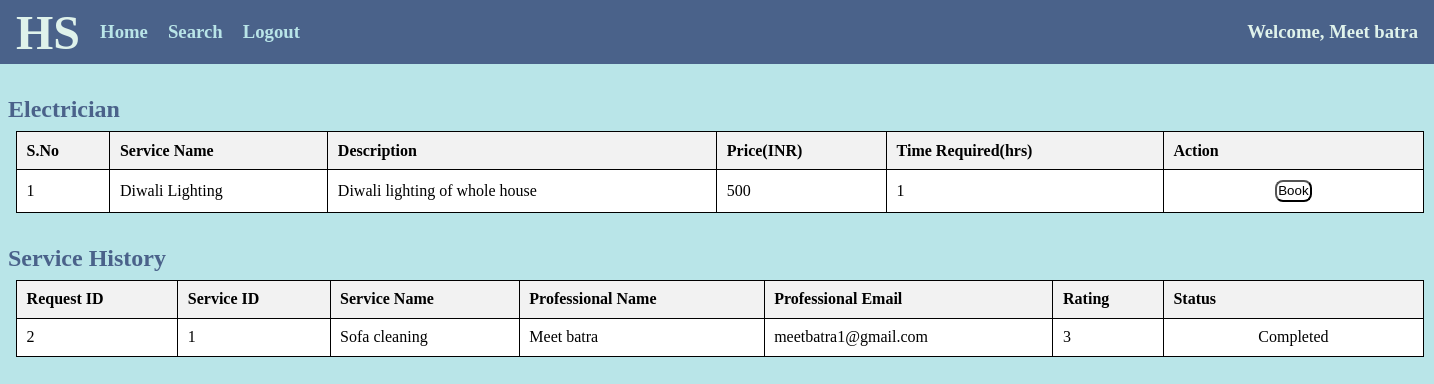
The app's page /1/service/electrician with its own data.
### app.py (models this page shows)
class Customer(db.Model):
    __tablename__="customers"
    id = db.Column(db.Integer, primary_key=True, autoincrement=True)
    name = db.Column(db.String, nullable=False)
    email = db.Column(db.String, unique=True, nullable=False)
    passw = db.Column(db.String, nullable=False)
    address = db.Column(db.String)
    pincode = db.Column(db.String, nullable=False)
    status = db.Column(db.String, nullable=False)

class Service(db.Model):
    __tablename__= "services"
    id = db.Column(db.Integer, primary_key=True, autoincrement=False)
    name = db.Column(db.String, nullable=False)
    type = db.Column(db.String, nullable=False)
    price = db.Column(db.String, nullable=False)
    time_reqd = db.Column(db.String)
    description = db.Column(db.String)

class Service_Request(db.Model):
    __tablename__="service_requests"
    id = db.Column(db.Integer, primary_key=True, autoincrement=False)
    service_id = db.Column(db.Integer, db.ForeignKey('services.id'), nullable=False)
    cust_id = db.Column(db.Integer, db.ForeignKey('customers.id'), nullable=False)
    prof_id = db.Column(db.Integer, db.ForeignKey('professionals.id'), nullable=False)
    status = db.Column(db.String, nullable=False)
    rating = db.Column(db.Integer, default=0)

class Professional(db.Model):
    __tablename__="professionals"
    id = db.Column(db.Integer, primary_key=True, autoincrement=False)
    name = db.Column(db.String, nullable=False)
    email = db.Column(db.String, nullable=False, unique=True)
    passw = db.Column(db.String, nullable=False)
    service_id = db.Column(db.Integer, nullable=False)
    service_name = db.Column(db.String, nullable=False)
    experience = db.Column(db.Integer)
    address = db.Column(db.String)
    pincode = db.Column(db.String, nullable=False)
    status = db.Column(db.String, nullable=False)

### app.py (the view)
@app.route('/<int:id>/service/<string:service>')
def customer_service(id,service):
    cust=Customer.query.filter_by(id=id).first()
    services_by_type=Service.query.filter_by(type=service).all()
    reqs=Service_Request.query.filter_by(cust_id=cust.id).all()
    profs=Professional.query.all()
    services=[]
    for req in reqs:
        flag=False
        ser=Service.query.filter_by(id=req.service_id).first()
        for prof in profs:
            if(req.prof_id==prof.id):
                services.append((req,prof,ser))
                flag=True
        if(not flag):
            services.append((req,'-',ser))
    return render_template('customer_home.html',cust=cust, services=services, packs=services_by_type, service=service.capitalize())

### templates/customer_home.html (shortened to what this page needs)
<!DOCTYPE html>
<html lang="en">
<head>
    <link rel="stylesheet" href="/static/style_admin_prof.css">
</head>
<body>
    {% if cust.status=="Blocked" %}
    <div class="heading">
        <h1>Household Services</h1>
    </div>
    <div class="alert">
        <h1>You are Blocked</h1>
        <a href="/"><button>Go Back</button></a>
    </div>
    {% else %}
    <div class="nav">
        <h1>HS</h1>
        <div class="options">
            <h3><a href="/customer/{{cust.id}}/home">Home</a></h3>
            <h3><a href="/customer/{{cust.id}}/search">Search</a></h3>
            <h3><a href="/">Logout</a></h3>
        </div>
        <div class="greet">
            <h3>Welcome, {{cust.name}}</h3>
        </div>
    </div>
    {% if service %}
        <div class="services">
            <h2>{{service}}</h2>
            {% if packs | length==0 %}
                <div class="msg">
                    <h3>No {{service}} Services</h3>
                </div>
            {% else %}
            <table>
                <tr>
                    <th>S.No</th>
                    <th>Service Name</th>
                    <th>Description</th>
                    <th>Price(INR)</th>
                    <th>Time Required(hrs)</th>
                    <th>Action</th>
                </tr>
                {% for service in packs %}
                    <tr>
                        <td>{{loop.index}}</td>
                        <td>{{service.name}}</td>
                        <td>{{service.description}}</td>
                        <td>{{service.price}}</td>
                        <td>{{service.time_reqd}}</td>
                        <td class="btn">
                            <a href="/{{cust.id}}/service/{{service.id}}"><button>Book</button></a>
                        </td>
                    </tr>
                {% endfor %}
            </table>
            {% endif %}
        </div>
    {% endif %}
    <div class="reqs">
        <h2>Service History</h2>
        {% if services|length==0 %}
            <div class="msg">
                <h3>No Past Requests</h3>
            </div>
        {% else %}
        <table>
            <tr>
                <th>Request ID</th>
                <th>Service ID</th>
                <th>Service Name</th>
                <th>Professional Name</th>
                <th>Professional Email</th>
                <th>Rating</th>
                <th>Status</th>
            </tr>
            {% for req,prof,service in services %}
            <tr>
                <td>{{req.id}}</td>
                <td>{{service.id}}</td>
                <td>{{service.name}}</td>
                {% if prof!="-" %}
                <td>{{prof.name}}</td>
                <td>{{prof.email}}</td>
                {% else %}
                <td>Nil</td>
                <td>Nil</td>
                {% endif %}
                <td>{{req.rating}}</td>
                <td class="btn">
                    {% if req.status=="pending" %}
                        <a href="/{{cust.id}}/close_service/{{req.id}}"><button>Close</button></a>
                    {% elif req.status=="requested" %}
                        Requested
                    {% else %}
                        Completed
                    {% endif %}
                </td>
            </tr>
            {% endfor %}
        </table>
        {% endif %}
    </div>
    {% endif %}
</body>
</html>

### static/style_admin_prof.css (style rules this page uses)
* { margin: 0; padding: 0; }
.nav { height: 4rem; width:100%; display: flex; align-items: center; color: #DFF2EB; background-color: #4A628A; margin-bottom: 2rem; }
h1 { margin-left: 1rem; font-size: 3rem; }
a { text-decoration: none; }
.options a { color: #B9E5E8; }
.options { height: 2rem; width: 15rem; display: flex; align-items: center; justify-content: space-evenly; }
.greet { position: absolute; right:1rem; }
body { background-color: #B9E5E8; }
table { border-collapse: collapse; width: 88rem; margin-left: 1rem; }
th, td { border: 0.1rem solid black; padding: 0.6rem; text-align: left; background-color: white; }
th { background-color: #f2f2f2; }
.services, .req, .prof, .customers { margin-bottom: 2rem; }
h2 { color: #4A628A; margin-bottom: 0.5rem; margin-left: 0.5rem; }
button { background-color: white; padding: 0.1rem; border-radius: 0.5rem; }
.btn { text-align: center; width: 15rem; }

### records on screen
Customer: name "Meet batra"
Service: type "Electrician", name "Diwali Lighting", description "Diwali lighting of whole house", price "500", time_reqd "1"
Service_Request: id "2", id "1", name "Sofa cleaning", name "Meet batra", email "meetbatra1@gmail.com", rating "3", status "Completed"
